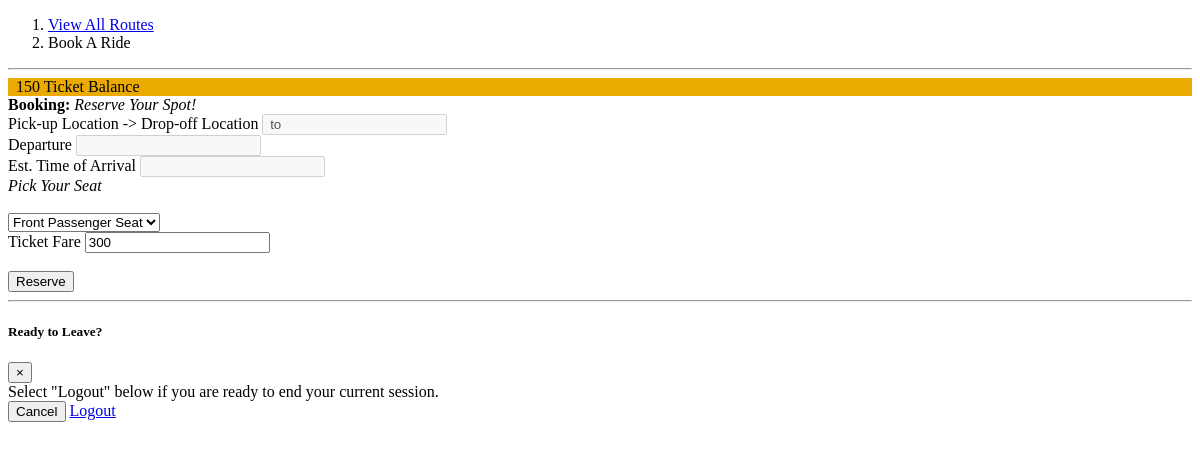
/user/bookRoute.php?route_id=6&list=All&car_id=17 (signed in), run on an earlier commit of the app's database.
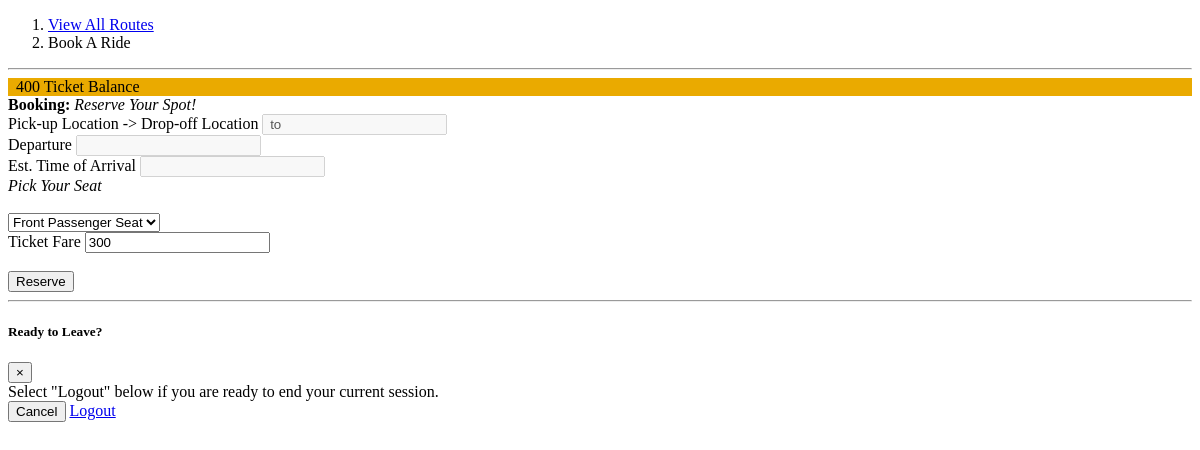
And on a later commit of the database.
### tables this page shows
CREATE TABLE `user_profile` (
  `user_id` int(11) NOT NULL,
  `profile_photo` varchar(255) DEFAULT NULL,
  `first_name` varchar(30) NOT NULL,
  `middle_name` varchar(30) NOT NULL,
  `last_name` varchar(30) NOT NULL,
  `city_id` int(11) NOT NULL,
  `nationality` varchar(30) NOT NULL,
  `gender` varchar(10) NOT NULL,
  `birthdate` date NOT NULL,
  `email` varchar(50) NOT NULL,
  `password` varchar(255) NOT NULL,
  `ticket_balance` varchar(255) NOT NULL,
  `role` varchar(255) NOT NULL,
  `is_vaxxed` tinyint(1) NOT NULL DEFAULT 0,
  `vax_card` varchar(255) DEFAULT NULL,
  `is_agree` tinyint(1) NOT NULL DEFAULT 1,
  `created_at` timestamp NOT NULL DEFAULT current_timestamp(),
  `updated_at` timestamp NOT NULL DEFAULT current_timestamp() ON UPDATE current_timestamp()
);

### user/bookRoute.php (the view, shortened to what the changed rows need)
<?php
include('../db.php');
$userid = $_SESSION['user_id'];
?>
<!DOCTYPE html>
<html lang="en">
<body id="page-top">
    <div id="wrapper">
        <div id="content-wrapper">
            <div class="container-fluid">
                <div class="row">
                    <div class="col-xl-3 col-sm-6 mb-3">
                        <div class="card text-white" style="background-color: #EAAA00;">
                            <div class="card-body">
                                <?php
                                $result = $db->query("SELECT ticket_balance FROM user_profile WHERE user_id = '$userid'");
                                $ticketBalance = $result->fetch_row()[0];
                                ?>
                                <div class="mr-5"><span class="badge" style="background-color: #EAAA00;"><i class="fa fa-ticket"></i>&nbsp;&nbsp;<?php echo $ticketBalance; ?></span> Ticket Balance</div>
                            </div>
                        </div>
                    </div>
                </div>
            </div>
        </div>
</body>
</html>

What changed in the data, as far as the page shows it:
changed user_profile: ticket_balance "150" → "400"
